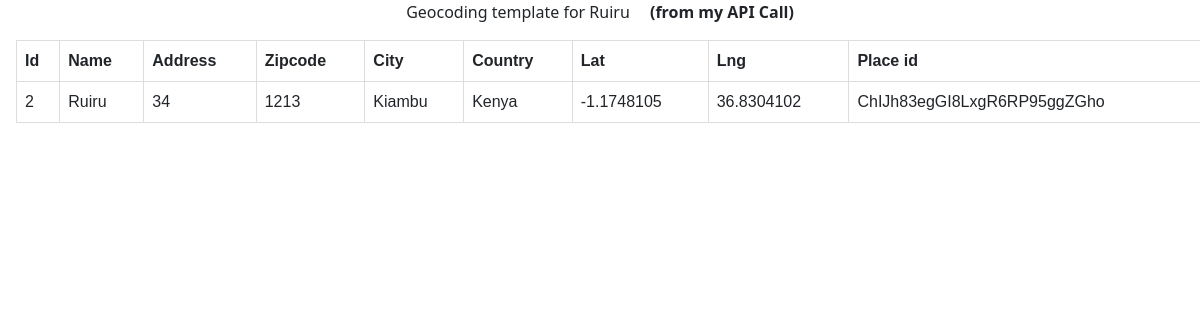
The page /geododing/2 on the database its author committed.
### SITEAPP/models.py (models this page shows, shortened)
class Location(models.Model):
    name = models.CharField(max_length = 500)
    zipcode = models.CharField(max_length=200, blank=True, null=True)
    city = models.CharField(max_length=200, blank=True, null=True)
    country = models.CharField(max_length = 200, blank=True, null=True)
    address = models.CharField(max_length = 200, blank=True, null=True)
    created_at = models.DateTimeField(auto_now_add=True, blank=True, null=True)
    edited_at = models.DateTimeField(auto_now=True)
    lat = models.CharField(max_length=200, blank=True, null=True)
    lng = models.CharField(max_length=200, blank=True, null=True)
    place_id = models.CharField(max_length = 200, blank=True, null=True)

### SITEAPP/views.py (the view, shortened to what this page needs)
# urls.py: path("geododing/<int:pk>", views.GeocodingView.as_view(), name= "geocoding"),
class GeocodingView(View):
    template_name = "geocoding.html"
    def get(self, request, pk):
        location = Location.objects.get(pk=pk)
        if location.lng and location.lat and location.place_id != None:
            lat = location.lat
            lng = location.lng
            place_id = location.place_id
            label = "from my API Call"
        else:
            result = ""
            lat = ""
            lng = ""
            place_id = ""
            label = "No call Made"
        context = {"location": location,
                   'lat': lat,
                   'lng': lng,
                   'place_id': place_id,
                   'label': label
                   }
        return render(request, self.template_name, context=context)

### SITEAPP/templates/geocoding.html
{% extends 'base.html' %}
{% block content %}
<div class="pageholder">
    <div class="titleholder">
        <center><div class="title">Geocoding template for {{location.name}} &ensp;&ensp;<strong>({{label}})</strong></div></center>
    </div>
<div class="linkholder">
    <table id="ourtables3" class="myTable m-3"  class="table">
        <thead class="thead-dark">
            <tr>
                <th>Id</th>
                <th>Name</th>
                <th>Address</th>
                <th>Zipcode</th>
                <th>City</th>
                <th>Country</th>
                <th>Lat</th>
                <th>Lng</th>
                <th>Place id</th>
            </tr>
        </thead>
        <tbody>
            <tr>
                <td>{{location.id}}</td>
                <td>{{location.name}}</td>
                <td>{{location.address}}</td>
                <td>{{location.zipcode}}</td>
                <td>{{location.city}}</td>
                <td>{{location.country}}</td>
                <td>{{lat}}</td>
                <td>{{lng}}</td>
                <td>{{place_id}}</td>
            </tr>
        </tbody>
    </table>
</div>
</div>
{% endblock content %}

### SITEAPP/templates/base.html (style rules this page uses)
table { font-family: arial, sans-serif; border-collapse: collapse; width: 100%; }
td, th { border: 1px solid #dddddd; text-align: left; padding: 8px; }
body { background:white; }

### rows shown on the page
Location: name "Ruiru", id "2", address "34", zipcode "1213", city "Kiambu", country "Kenya", lat "-1.1748105", lng "36.8304102", place "ChIJh83egGI8LxgR6RP95ggZGho"

### other values the page prints
{{ label }} "from my API Call"
